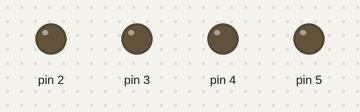
The sketch below on a simulated Arduino Uno, built with avr-gcc and run on an emulated ATmega328P. Parts: output pins drawn as LEDs (lit = HIGH). Pins used as bus, display or sensor lines are not drawn.

Above: at 0.02 s.
At 0.36 s:
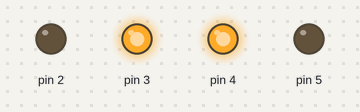
At 0.74 s:
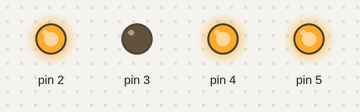
At 1.52 s:
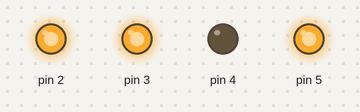
At 2.24 s:
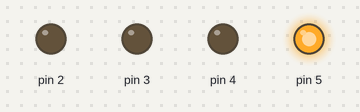
At 2.96 s:
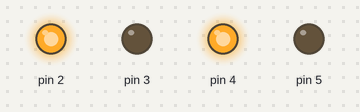
Timing chart, 0 to 3.3 s (numbered marks = the images above):
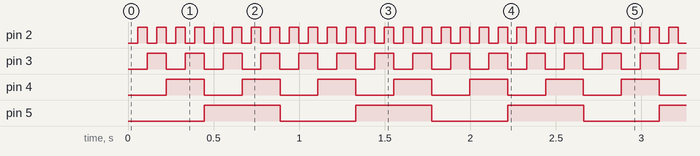

Measured:
- by itself, pin 2: alternates HIGH for 0.06 s and LOW for 0.06 s
- by itself, pin 3: alternates HIGH for 0.11 s and LOW for 0.11 s
- by itself, pin 4: alternates HIGH for 0.22 s and LOW for 0.22 s
- by itself, pin 5: alternates HIGH for 0.44 s and LOW for 0.44 s

The sketch:

Variable_attenuation.ino
```cpp
void setup() {
  // put your setup code here, to run once:
pinMode(0,OUTPUT);
pinMode(1,OUTPUT);
pinMode(2,OUTPUT);
pinMode(3,OUTPUT);
pinMode(4,OUTPUT);
pinMode(5,OUTPUT);
Serial.begin(9600);
}

int number =-1;

void loop() {
  // put your main code here, to run repeatedly:

number++;
 //     Serial.println(number);
  //    Serial.println();
for(int i = 0; i<6; i++){
  //    Serial.println(number,BIN);
     // Serial.println(pow(2,i));
      //  Serial.println(round(pow(2,i)));
  //  Serial.println(round(pow(2,float(i))) ,BIN);
  //  Serial.println(number & round(pow(2,i)) ,BIN);

  if( round(number & round(pow(2,i))) !=0 ){
  // Serial.print("Setting pin high:");
  // Serial.println(i);
    digitalWrite(i,HIGH);
  }
  else{
    digitalWrite(i,LOW);
  }
      //Serial.println();
}
//Serial.println("NUMBER INCREASE");
if(number == 63) number = -1;
delay(12.5);
}
```
